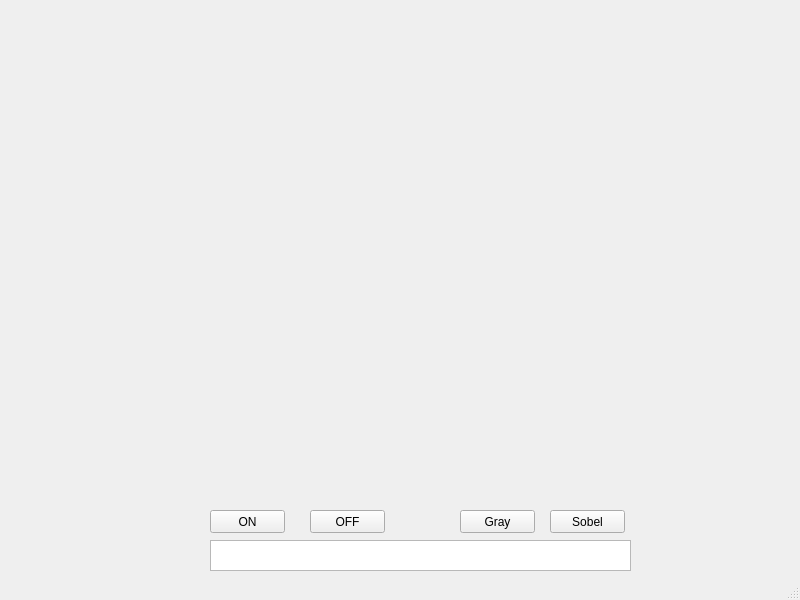
<?xml version="1.0" encoding="UTF-8"?>
<ui version="4.0">
 <class>MainWindow</class>
 <widget class="QMainWindow" name="MainWindow">
  <property name="geometry">
   <rect>
    <x>0</x>
    <y>0</y>
    <width>800</width>
    <height>600</height>
   </rect>
  </property>
  <property name="windowTitle">
   <string>MainWindow</string>
  </property>
  <widget class="QWidget" name="centralwidget">
   <widget class="QLabel" name="label">
    <property name="geometry">
     <rect>
      <x>80</x>
      <y>20</y>
      <width>511</width>
      <height>151</height>
     </rect>
    </property>
    <property name="text">
     <string/>
    </property>
   </widget>
   <widget class="QPushButton" name="pushButton">
    <property name="geometry">
     <rect>
      <x>210</x>
      <y>510</y>
      <width>75</width>
      <height>23</height>
     </rect>
    </property>
    <property name="text">
     <string>ON</string>
    </property>
   </widget>
   <widget class="QPlainTextEdit" name="plain">
    <property name="geometry">
     <rect>
      <x>210</x>
      <y>540</y>
      <width>421</width>
      <height>31</height>
     </rect>
    </property>
    <property name="readOnly">
     <bool>true</bool>
    </property>
   </widget>
   <widget class="QPushButton" name="pushButton_2">
    <property name="geometry">
     <rect>
      <x>310</x>
      <y>510</y>
      <width>75</width>
      <height>23</height>
     </rect>
    </property>
    <property name="text">
     <string>OFF</string>
    </property>
   </widget>
   <widget class="QPushButton" name="pushButton_3">
    <property name="geometry">
     <rect>
      <x>460</x>
      <y>510</y>
      <width>75</width>
      <height>23</height>
     </rect>
    </property>
    <property name="text">
     <string>Gray</string>
    </property>
   </widget>
   <widget class="QPushButton" name="pushButton_4">
    <property name="geometry">
     <rect>
      <x>550</x>
      <y>510</y>
      <width>75</width>
      <height>23</height>
     </rect>
    </property>
    <property name="text">
     <string>Sobel</string>
    </property>
   </widget>
  </widget>
  <widget class="QStatusBar" name="statusbar"/>
 </widget>
 <resources/>
 <connections/>
</ui>
